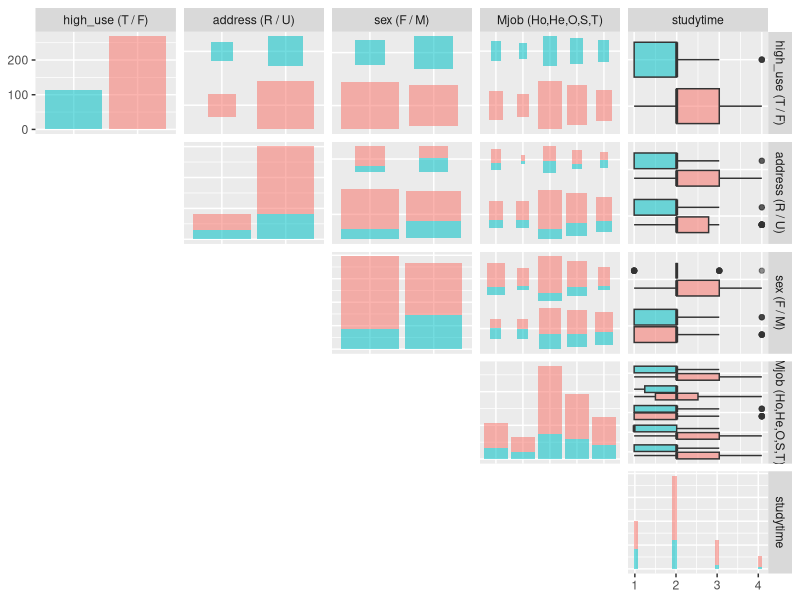
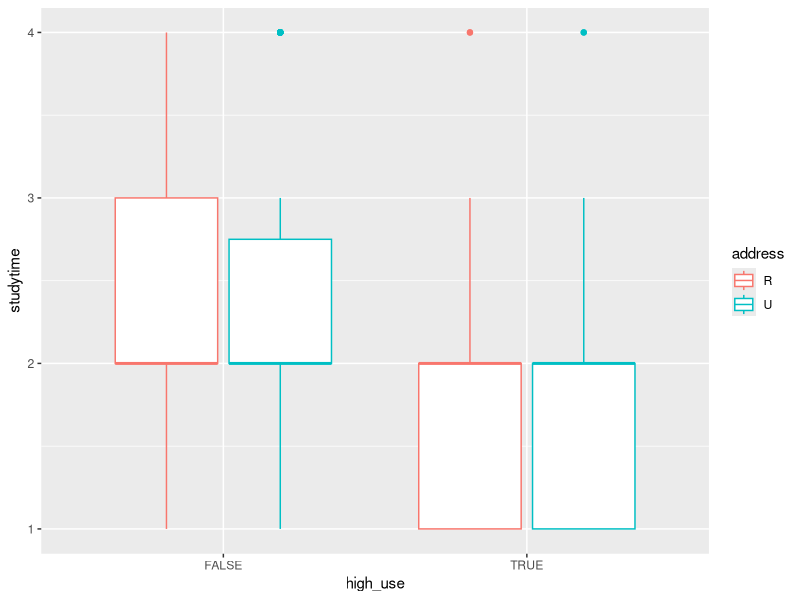
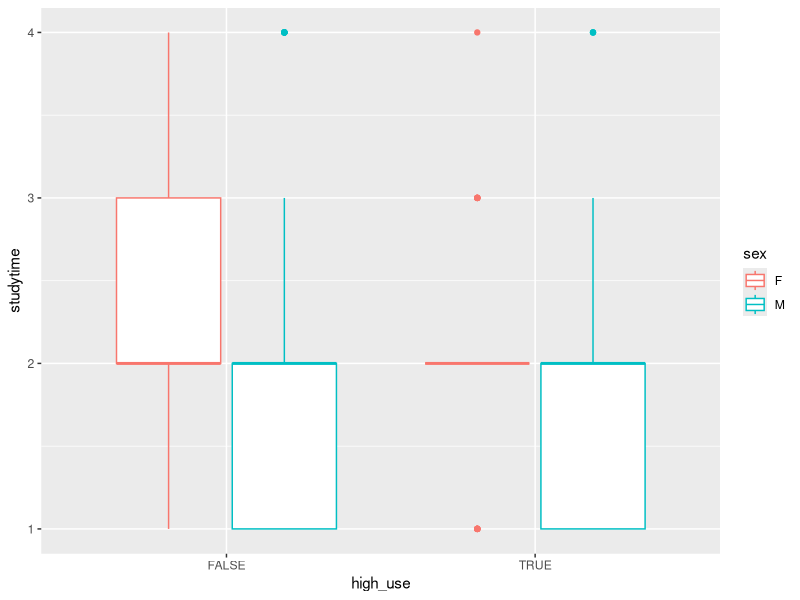
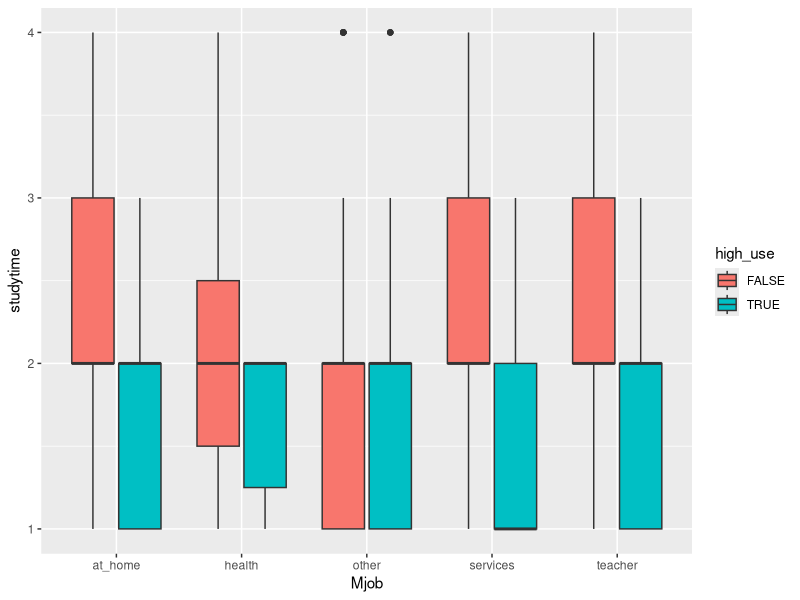
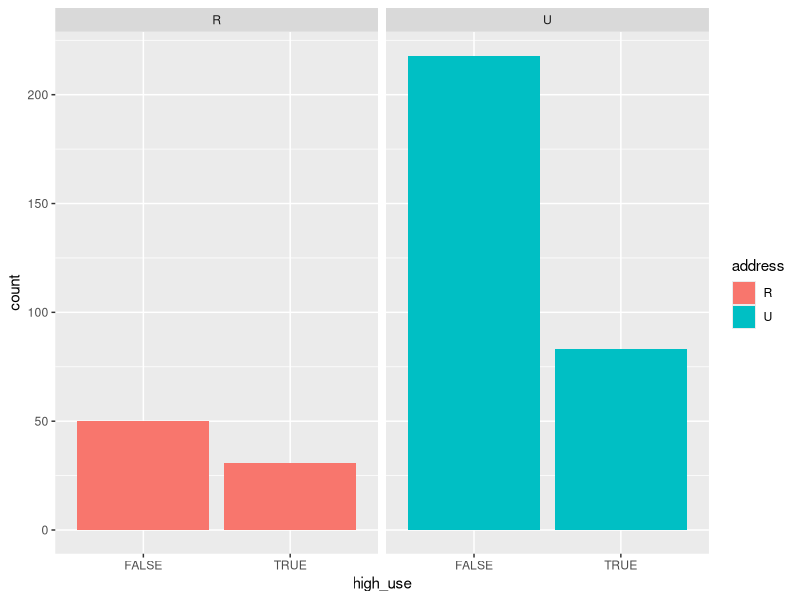
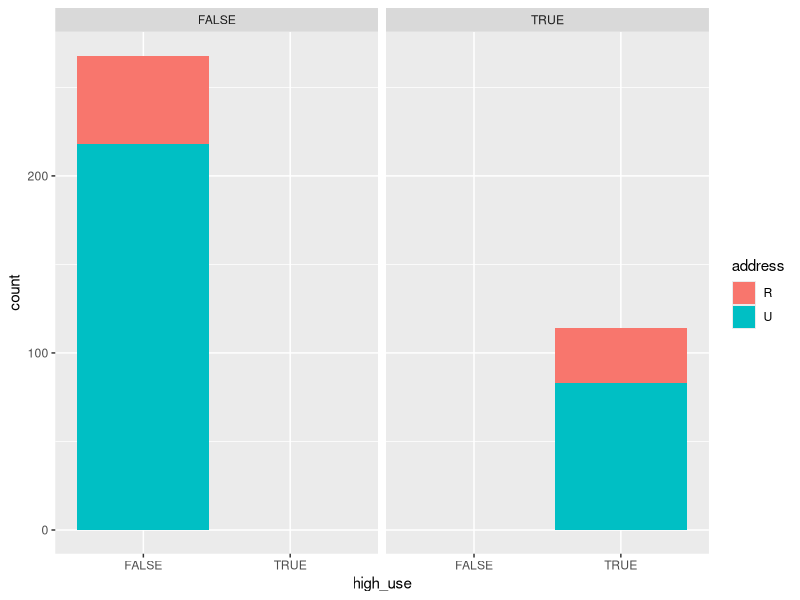
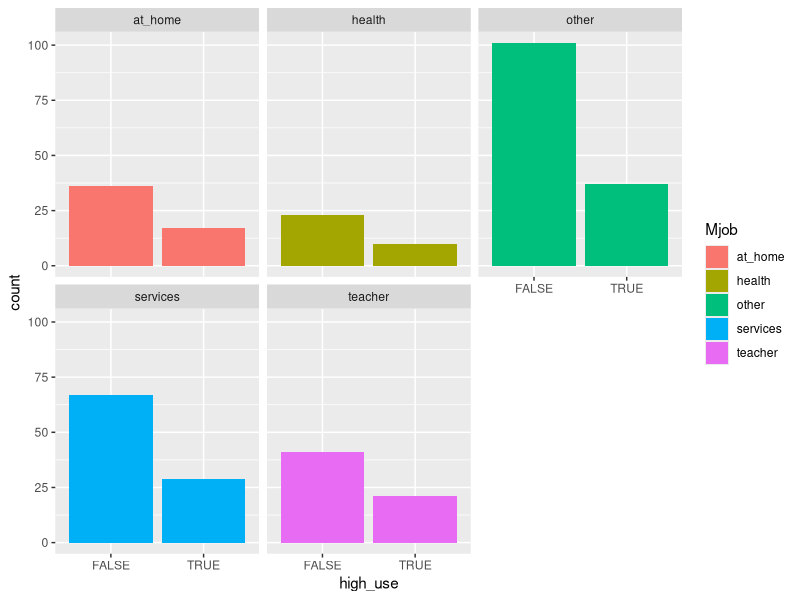
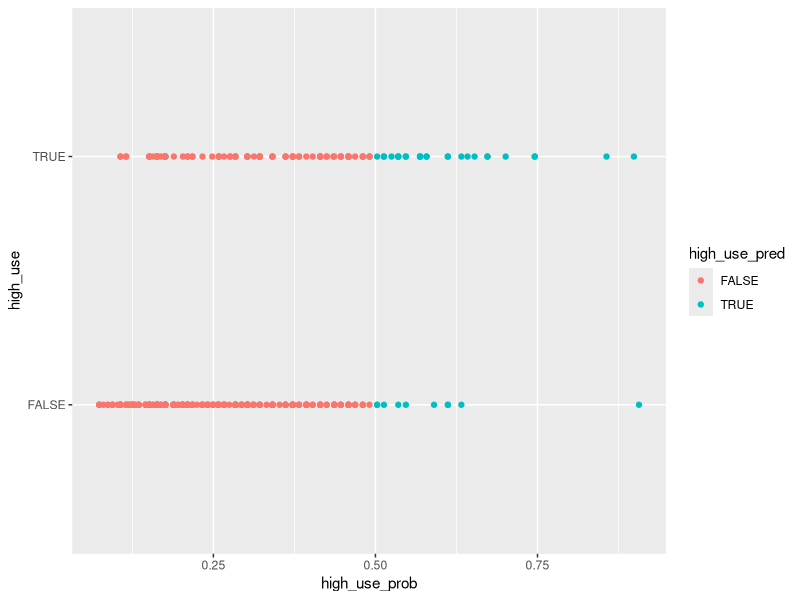

Reproduce these figures in R, in order.
## ---- chunk 1
alc<-read.table("./data/alc.txt", sep="\t", header=T, dec=".")
names(alc)
## ---- chunk 2

###Relationship between high/low alcohol consumption and 4 variables
##Distributions of variables and visual inspection of associations

summary(alc[,c("high_use","sex","address","Mjob","studytime")])
percent_highalc<-114/382; percent_highalc
str(alc[,c("high_use","sex","address","Mjob","studytime")])
# accessig the GGally and ggplot2 libraries
library(GGally)
library(ggplot2)

# Drawing pairwise plots of the variables to be looked at

alc$high_usef<-as.factor(ifelse(alc$high_use==T, "high", "low"))
ggpairs(alc, columns=c("high_usef","address","sex","Mjob","studytime"), diag=list(continuous="bar", discrete="bar"), lower=list(continuous="blank", discrete="blank", combo="blank"), axisLabels = "show", columnLabels =c("high_use (T / F)","address (R / U)","sex (F / M)","Mjob (Ho,He,O,S,T)","studytime") , mapping = aes(col=high_use,alpha=0.3)) #sadly I couldn't find a way to get the axis tick labels nicely visible  :(

## ---- chunk 3

###Boxplots
#Studytime
g1<-ggplot(data=alc, aes(x=high_use, y =studytime, col=address))
g1+geom_boxplot() + ylab("studytime") #studytime within address groups by drinking group 

g1<-ggplot(data=alc, aes(x=high_use, y =studytime, col=sex))
g1+geom_boxplot() + ylab("studytime") #studytime within sex groups by drinking group 


qplot(data=alc, x=Mjob, y=studytime, geom="boxplot", fill=high_use) #study time by drinking group within Mjob categories 

## ---- chunk 4

###Relationship between high/low alcohol consumption and 4 variables
##Distributions of variables and visual inspection of associations

##Barplots
#address
g1<-ggplot(data=alc, aes(x=high_use,fill=address))
g1+geom_bar()+facet_wrap("address") #drinking distributions within R/U groups
g1+geom_bar()+facet_wrap("high_use") #address proportions within F/T high drinkers
table<-with(alc,table(high_use,address));table
addmargins(prop.table(table,1))#address distribution within false/true group 
addmargins(prop.table(table,2)) #drinking distribution within R/U group

## ---- chunk 5

#Mjob
g1<-ggplot(data=alc, aes(x=high_use,fill=Mjob))
g1+geom_bar()+facet_wrap("Mjob")

## ---- chunk 6
#logistic regression
m <- glm(high_use ~ sex + address + Mjob + studytime, data = alc, family = "binomial")
summary(m)
# compute odds ratios (OR)
OR <- exp(coef(m))

# compute confidence intervals (CI)
CI<- exp(confint(m))

# print out the odds ratios with their confidence intervals
cbind(OR, CI)
## ---- chunk 7
####
#logistic regression
m2 <- glm(high_use ~ sex + studytime, data = alc, family = "binomial")

# predict() the probability of high_use
alc$high_use_prob<- predict(m2, type = "response")

# use the probabilities to make a prediction of high_use
alc$high_use_pred <- alc$high_use_prob > 0.5

# see the last ten original classes, predicted probabilities, and class predictions
tail(alc[,c("high_use", "high_use_prob", "high_use_pred")])

# tabulate the target variable versus the predictions
table(high_use = alc$high_use, prediction = alc$high_use_pred)

# seeing why we get so odd results
summary(alc$high_use_prob)

## ---- chunk 8

#####Including absences as during the DataCamp exercises we noticed this was a good predictor
m3 <- glm(high_use ~ sex + studytime + absences , data = alc, family = "binomial")
alc$high_use_prob<- predict(m3, type = "response")

# use the probabilities to make a prediction of high_use
alc$high_use_pred <- alc$high_use_prob > 0.5

# see the last ten original classes, predicted probabilities, and class predictions
tail(alc[,c("high_use", "high_use_prob", "high_use_pred")])

# tabulate the target variable versus the predictions
table(high_use = alc$high_use, prediction = alc$high_use_pred)

# comparing to previous
summary(alc$high_use_prob)

# access dplyr and ggplot2
library(dplyr); library(ggplot2)

# initialize a plot of 'high_use' versus 'probability' in 'alc'
g <- ggplot(alc, aes(x = high_use_prob, y = high_use, col=high_use_pred))

# define the geom as points and draw the plot
g + geom_point()

# tabulate the target variable versus the predictions
table(high_use = alc$high_use, prediction = alc$high_use_pred)

# define a loss function (mean prediction error)
loss_func <- function(class, prob) {
  n_wrong <- abs(class - prob) > 0.5
  mean(n_wrong)
}

# call loss_func to compute the average number of wrong predictions in the (training) data
loss_func(class = alc$high_use, prob = alc$high_use_pred) #proportion of wrongly predicted values.
(10+88)/382 #We get the same anwer when calculating the off diagonal values from the previous table over all values.
loss_func(class = alc$high_use, prob = 0) #comparing to simply guessing none are high users. This gives worse results than the model with absences!
